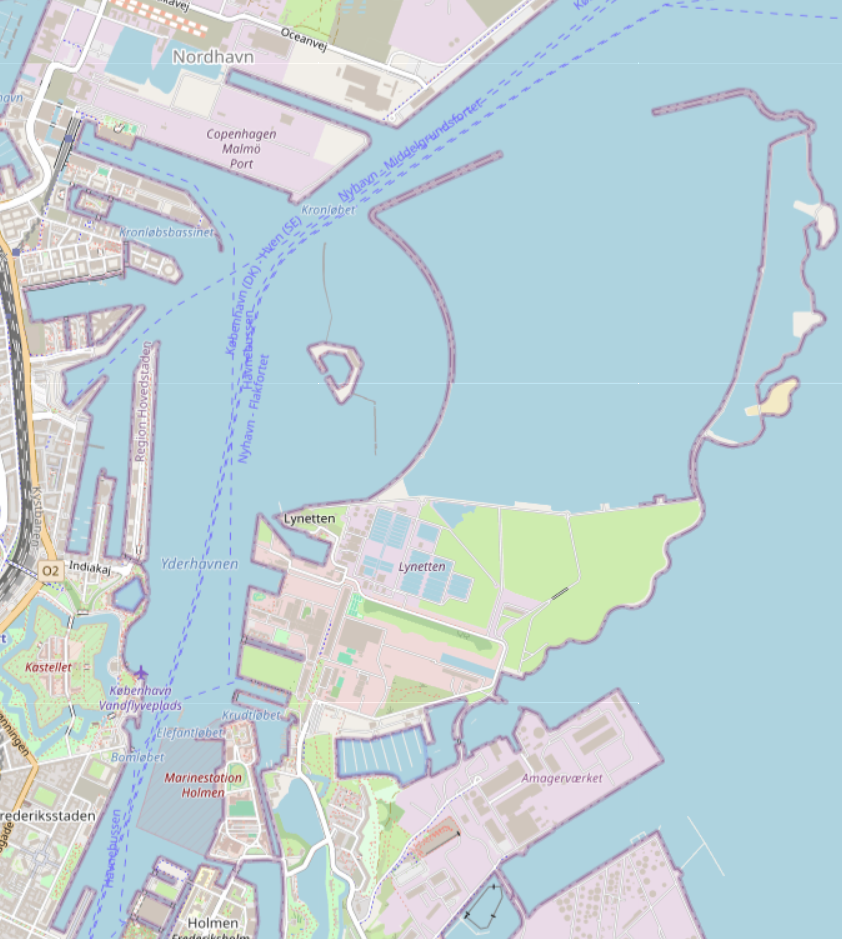
#> input picture Experimental data/new_map.png, 842 x 939 px
$ python calibrate_map.py
#> lines starting #> are read from the running program, lines starting #| are printed output that depends on the picture
#!/usr/bin/env python3
"""
Calibrate the harbour map overlay by plotting raw measurements on top.
Adjust EXTENT until measurements align with the map geography.

EXTENT = [East_min, East_max, North_min, North_max]  (metres, NED)
"""
import json
import numpy as np
import matplotlib.pyplot as plt
from pathlib import Path

MAP_PATH = Path("Experimental data/new_map.png")
JSON_PATH = Path("scenario_real_corrected.json")

# ── Adjust these until the overlay looks right ──────────────────────────────
EXTENT = [-520, 3000, -1000, 3000]   # [E_min, E_max, N_min, N_max]
# ────────────────────────────────────────────────────────────────────────────

RADAR_POS  = np.array([0.0,    0.0])
CAMERA_POS = np.array([-80.0, 120.0])

with open(JSON_PATH) as f:
#> (reads scenario_real_corrected.json from the repository)
    data = json.load(f)

# GNSS vessel positions
gnss = np.array([
    [float(m["north_m"]), float(m["east_m"])]
    for m in data["measurements"]
    if m["sensor_id"] == "gnss" and m.get("north_m") is not None
    and m.get("target_id", -1) == -1
])

# Radar detections → NED
radar_ned = np.array([
    [m["range_m"] * np.cos(m["bearing_rad"]),
     m["range_m"] * np.sin(m["bearing_rad"])]
    for m in data["measurements"]
    if m["sensor_id"] == "radar" and m.get("range_m") is not None
])  # [N, E]

# Camera detections → NED
camera_ned = np.array([
    [CAMERA_POS[0] + m["range_m"] * np.cos(m["bearing_rad"]),
     CAMERA_POS[1] + m["range_m"] * np.sin(m["bearing_rad"])]
    for m in data["measurements"]
    if m["sensor_id"] == "camera" and m.get("range_m") is not None
])  # [N, E]

# AIS positions
ais_ned = {
    tid: np.array([[float(m["north_m"]), float(m["east_m"])]
                   for m in data["measurements"]
                   if m["sensor_id"] == "ais" and m.get("north_m") is not None
                   and m["target_id"] == tid])
    for tid in (1, 3, 18)
}

# ── Plot ────────────────────────────────────────────────────────────────────
fig, ax = plt.subplots(figsize=(10, 10))

img = plt.imread(str(MAP_PATH))
#> img is the input picture: shape (939, 842, 4) float32; mean R, G, B, A 0.746, 0.817, 0.843, 1
ax.imshow(img, extent=EXTENT, aspect="auto", zorder=0)

# GNSS vessel
ax.plot(gnss[:, 1], gnss[:, 0], color="magenta", lw=1.2, alpha=0.7,
        zorder=2, label="GNSS vessel")

# Radar
if len(radar_ned):
    ax.scatter(radar_ned[:, 1], radar_ned[:, 0], s=4, c="#FF1493",
               alpha=0.3, zorder=3, label="Radar det")

# Camera
if len(camera_ned):
    ax.scatter(camera_ned[:, 1], camera_ned[:, 0], s=4, c="orange",
               alpha=0.4, zorder=3, label="Camera det")

# AIS
AIS_COLORS = {1: "gold", 3: "lime", 18: "deepskyblue"}
for tid, pts in ais_ned.items():
    if len(pts):
        ax.scatter(pts[:, 1], pts[:, 0], s=30, c=AIS_COLORS[tid],
                   marker="D", zorder=4, label=f"AIS T{tid}")

# Sensor origins
ax.scatter([RADAR_POS[1]],  [RADAR_POS[0]],  c="black", marker="*",
           s=300, zorder=5, label="Radar origin")
ax.scatter([CAMERA_POS[1]], [CAMERA_POS[0]], c="orange", marker="^",
           s=200, zorder=5, label="Camera origin")

ax.set_xlim(EXTENT[0], EXTENT[1])
ax.set_ylim(EXTENT[2], EXTENT[3])
ax.set_xlabel("East [m]")
ax.set_ylabel("North [m]")
ax.set_title(f"Map calibration — EXTENT={EXTENT}")
ax.legend(fontsize=8, ncol=2)
ax.grid(True, alpha=0.3, zorder=1)

out = Path("harbour_sim_output/calibration.png")
fig.savefig(out, dpi=180)
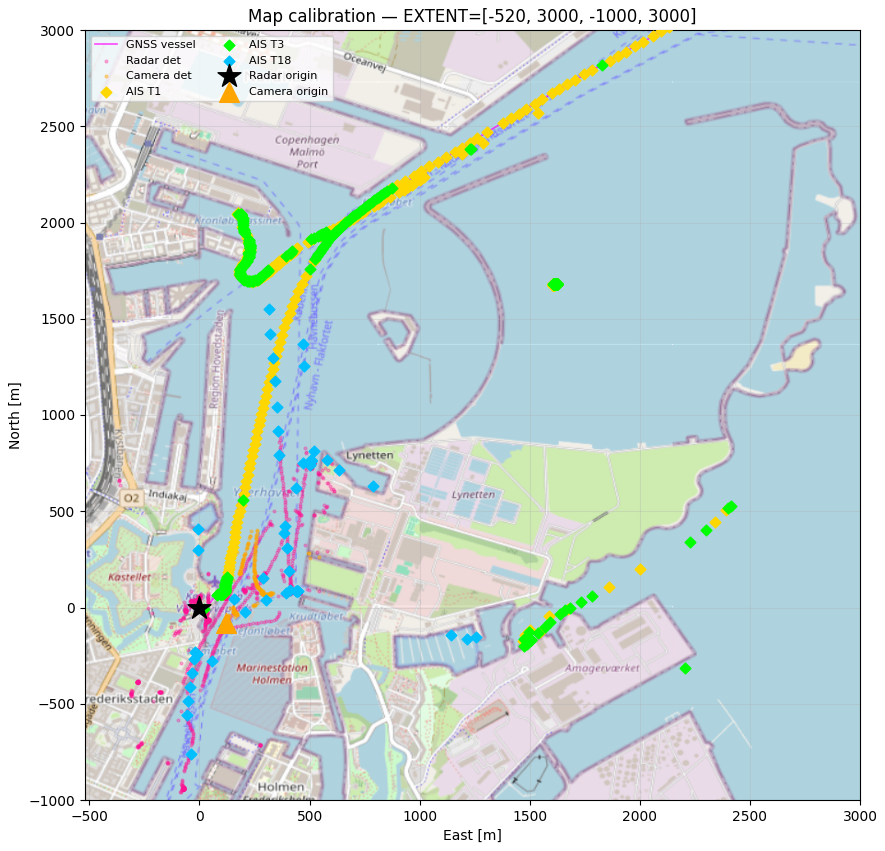
#> figure drawn by matplotlib, 1 panel
plt.show()
print(f"Saved: {out}")
print(f"Current EXTENT: {EXTENT}")
